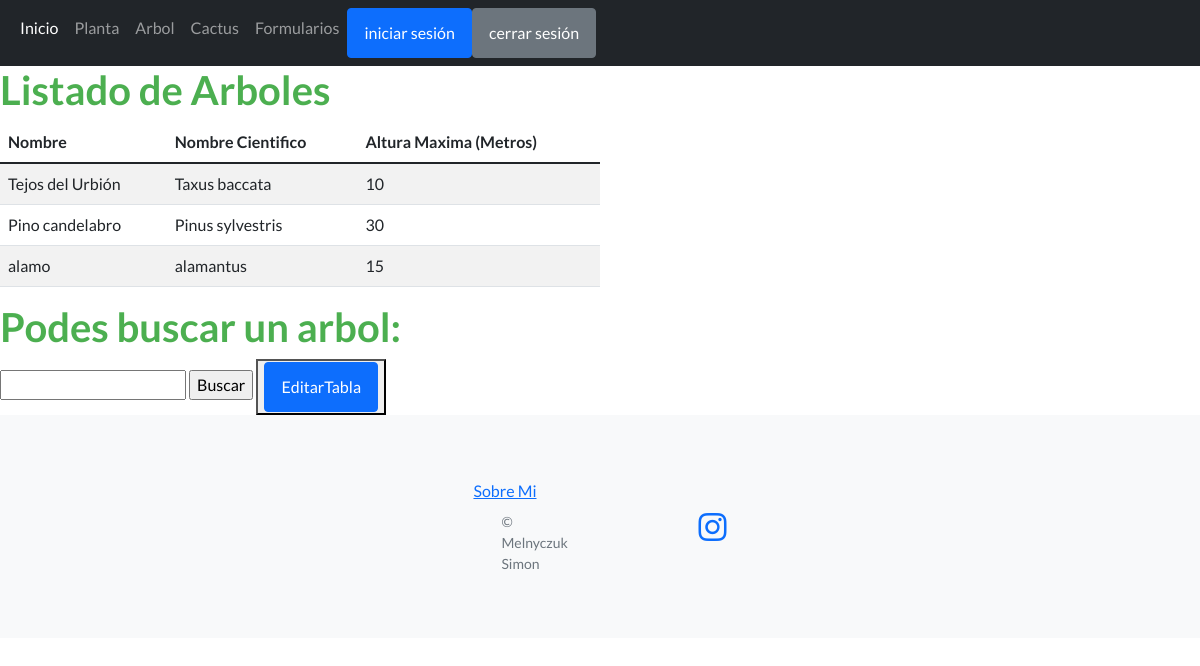
/arbol, run on the app's committed database.
### CoderApp/models.py (models this page shows)
class Arbol(models.Model):
    nombre = models.CharField(max_length=40)
    nombreCientifico = models.CharField(max_length=40)
    alturaMax = models.IntegerField()
    def __str__(self):             #Con esa funcion puedo ver mas datos desde el admin
        texto = "({0}) ({1}) ({2})"
        return texto.format(self.nombre, self.nombreCientifico,self.alturaMax)

### CoderApp/views.py (the view)
# urls.py: path('arbol',views.arbol,name='arbol'),
def arbol(request):
     arbol = Arbol.objects.all()
     print(arbol)
     return render(request,"arbol.html",{'arboles':arbol})

### CoderApp/Templates/arbol.html (shortened to what this page needs)
{% extends "padre.html" %}
{% load static %}
{% block contenidoQueCambia %}
    <div class="col-sm-12 col-md-6 col-lg-6 col-xl-6">
        <h1>Listado de Arboles</h1>
        <div class="table-responsive">
             <table class="table table-striped">
                <thead>
                    <tr>
                        <th>Nombre</th>
                        <th>Nombre Cientifico</th>
                        <th>Altura Maxima (Metros)</th>
                    </tr>
                </thead>
                <tbody>
                    {% for c in arboles %}
                    <tr>
                        <td> {{c.nombre}}</td>
                        <td> {{c.nombreCientifico}}</td>
                        <td> {{c.alturaMax}}</td>
                    </tr>
                    {% endfor %}
                </tbody>
             </table>
        </div>
    </div>
    <div class="col ">
        <h1>Podes buscar un arbol:</h1>
        <form action="buscarArbol" method="post">{% csrf_token %}
            <input type="txt" type="int" name="nombre" id="nombre">
            <input type="submit" value="Buscar">
            <button><a href="{% url 'leerArboles' %}"class="btn btn-primary">EditarTabla</a></button>
        </div>
{% endblock %}

### data on the page
Arbol: nombre "Tejos del Urbión", nombreCientifico "Taxus baccata", alturaMax "10"
Arbol: nombre "Pino candelabro", nombreCientifico "Pinus sylvestris", alturaMax "30"
Arbol: nombre "alamo", nombreCientifico "alamantus", alturaMax "15"
